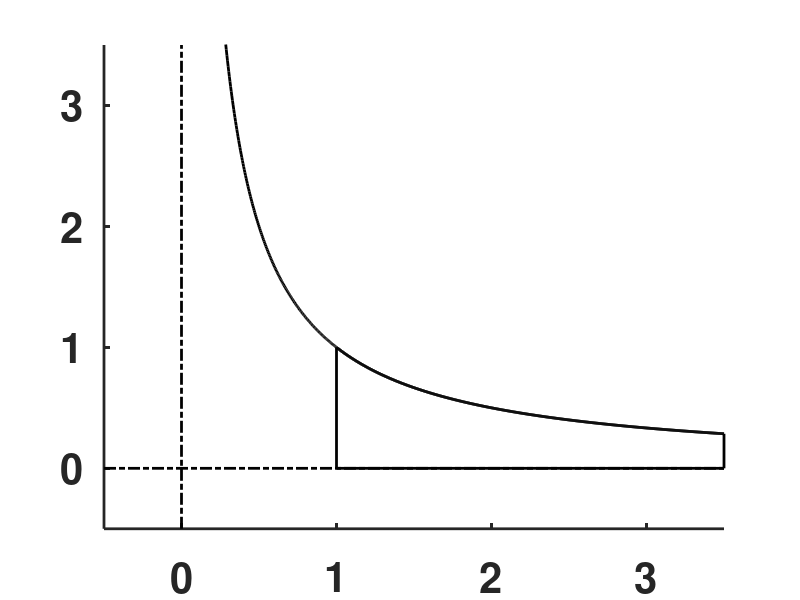

Here is the MATLAB script that generated this plot: (Note: this script raises an error after producing the figure.)

clear;  figure('Position',[100 100 400 400],'Color',[1 1 1]); clf;  hold on; 

xy=[-0.5 3.5 -0.5 3.5];
xx=linspace(xy(1),xy(2),1000);  yy=1./xx;
plot(xx(126:1000),yy(126:1000),'k','LineWidth',2)
set(gca,'LineWidth',2); 
axis(xy); axis manual;
plot([xy(1) xy(2)],[0 0],'k-.','LineWidth',2);
plot([0 0],[xy(3) xy(4)],'k-.','LineWidth',2);
set(gca,'XTick',[0 1 2 3],'YTick',[0 1 2 3],'FontSize',30,'FontWeight','bold');
xp=find(xx>=1); xh=xx(xp); yh=yy(xp); sp=length(xp);
xh(sp+1)=xy(2); xh(sp+2)=1; xh(sp+3)=1; yh(sp+1)=0; yh(sp+2)=0; yh(sp+3)=1;
ll=line(xh,yh,'Color','k','LineWidth',2);  
HATCH(ll,45,[0 0 0],'-',5,1); 
